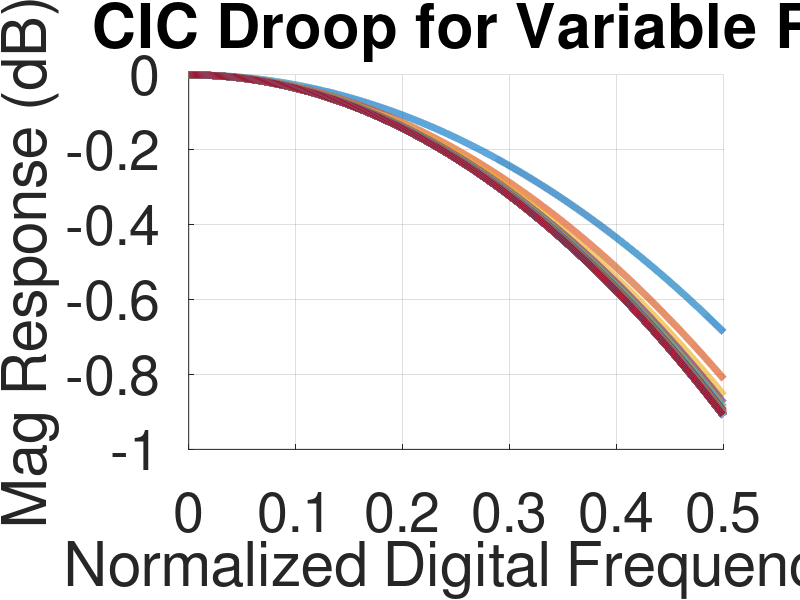

This figure's MATLAB source:
% Check CIC droop for variable R

clear; clc; close all;

norm_bw = 0.5; % normalized signal BW prior to CIC

Rs = 2:64;
%Rs = 2.^(1:6);
%Rs = [2 4];

figure; hold on;
for Rdx = 1:length(Rs)
  R = Rs(Rdx);
  b = ones(1,R)/R;
  [h,w] = freqz(b,1,2^16); w = w/pi;
  hmag = 20*log10(abs(h));
  norm_bw_r = norm_bw/R; % normalized signal BW after zero-stuffing
  idx_sig = w < norm_bw_r;
  w = w(idx_sig)*R; hmag = hmag(idx_sig); % inband response
  plot(w,hmag,'LineWidth',5);
endfor

title("CIC Droop for Variable R");
xlabel("Normalized Digital Frequency");
ylabel("Mag Response (dB)");
set(gca,"FontSize",40);
xlim([0 norm_bw]);
grid on;